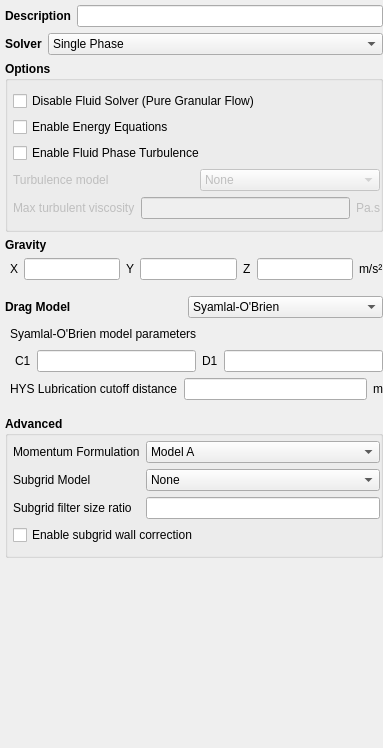
<?xml version="1.0" encoding="UTF-8"?>
<ui version="4.0">
 <class>model_setup</class>
 <widget class="QWidget" name="model_setup">
  <property name="geometry">
   <rect>
    <x>0</x>
    <y>0</y>
    <width>383</width>
    <height>748</height>
   </rect>
  </property>
  <layout class="QVBoxLayout" name="verticalLayout">
   <property name="leftMargin">
    <number>5</number>
   </property>
   <property name="topMargin">
    <number>5</number>
   </property>
   <property name="rightMargin">
    <number>0</number>
   </property>
   <property name="bottomMargin">
    <number>0</number>
   </property>
   <item>
    <layout class="QHBoxLayout" name="horizontalLayout">
     <item>
      <widget class="QLabel" name="label_description">
       <property name="font">
        <font>
         <weight>75</weight>
         <bold>true</bold>
        </font>
       </property>
       <property name="text">
        <string>Description</string>
       </property>
      </widget>
     </item>
     <item>
      <widget class="LineEdit" name="combobox_keyword_description"/>
     </item>
    </layout>
   </item>
   <item>
    <layout class="QHBoxLayout" name="horizontalLayout_2">
     <item>
      <widget class="QLabel" name="label_6">
       <property name="sizePolicy">
        <sizepolicy hsizetype="Maximum" vsizetype="Preferred">
         <horstretch>0</horstretch>
         <verstretch>0</verstretch>
        </sizepolicy>
       </property>
       <property name="font">
        <font>
         <weight>75</weight>
         <bold>true</bold>
        </font>
       </property>
       <property name="text">
        <string>Solver</string>
       </property>
      </widget>
     </item>
     <item>
      <widget class="ComboBox" name="combobox_solver">
       <item>
        <property name="text">
         <string>Single Phase</string>
        </property>
       </item>
       <item>
        <property name="text">
         <string>Two-Fluid Model (MFIX-TFM)</string>
        </property>
       </item>
       <item>
        <property name="text">
         <string>Discrete Element Model (MFIX-DEM)</string>
        </property>
       </item>
       <item>
        <property name="text">
         <string>Particle-in-Cell (MFIX-PIC)</string>
        </property>
       </item>
       <item>
        <property name="text">
         <string>MFIX-Hybrid</string>
        </property>
       </item>
      </widget>
     </item>
    </layout>
   </item>
   <item>
    <widget class="QGroupBox" name="groupBox_options">
     <property name="font">
      <font>
       <weight>75</weight>
       <bold>true</bold>
      </font>
     </property>
     <property name="title">
      <string>Options</string>
     </property>
     <property name="flat">
      <bool>true</bool>
     </property>
     <layout class="QGridLayout" name="gridLayout_2">
      <property name="leftMargin">
       <number>5</number>
      </property>
      <property name="topMargin">
       <number>10</number>
      </property>
      <property name="rightMargin">
       <number>0</number>
      </property>
      <property name="bottomMargin">
       <number>10</number>
      </property>
      <item row="0" column="0" colspan="2">
       <widget class="QCheckBox" name="checkbox_disable_fluid_solver">
        <property name="font">
         <font>
          <weight>50</weight>
          <bold>false</bold>
         </font>
        </property>
        <property name="text">
         <string>Disable Fluid Solver (Pure Granular Flow)</string>
        </property>
       </widget>
      </item>
      <item row="1" column="0" colspan="2">
       <widget class="CheckBox" name="checkbox_keyword_energy_eq">
        <property name="font">
         <font>
          <weight>50</weight>
          <bold>false</bold>
         </font>
        </property>
        <property name="text">
         <string>Enable Energy Equations</string>
        </property>
       </widget>
      </item>
      <item row="2" column="0" colspan="2">
       <widget class="QCheckBox" name="checkbox_enable_turbulence">
        <property name="font">
         <font>
          <weight>50</weight>
          <bold>false</bold>
         </font>
        </property>
        <property name="text">
         <string>Enable Fluid Phase Turbulence</string>
        </property>
       </widget>
      </item>
      <item row="3" column="0">
       <widget class="QLabel" name="label_turbulence_model">
        <property name="enabled">
         <bool>false</bool>
        </property>
        <property name="font">
         <font>
          <weight>50</weight>
          <bold>false</bold>
         </font>
        </property>
        <property name="text">
         <string>Turbulence model</string>
        </property>
       </widget>
      </item>
      <item row="3" column="1">
       <widget class="ComboBox" name="combobox_turbulence_model">
        <property name="enabled">
         <bool>false</bool>
        </property>
        <property name="font">
         <font>
          <weight>50</weight>
          <bold>false</bold>
         </font>
        </property>
        <item>
         <property name="text">
          <string>None</string>
         </property>
        </item>
        <item>
         <property name="text">
          <string>L-Scale Mixing</string>
         </property>
        </item>
        <item>
         <property name="text">
          <string>K-ε Model</string>
         </property>
        </item>
       </widget>
      </item>
      <item row="4" column="0" colspan="2">
       <layout class="QHBoxLayout" name="horizontalLayout_3">
        <item>
         <widget class="QLabel" name="label_mu_gmax">
          <property name="enabled">
           <bool>false</bool>
          </property>
          <property name="font">
           <font>
            <weight>50</weight>
            <bold>false</bold>
           </font>
          </property>
          <property name="text">
           <string>Max turbulent viscosity</string>
          </property>
         </widget>
        </item>
        <item>
         <widget class="LineEdit" name="lineedit_keyword_mu_gmax">
          <property name="enabled">
           <bool>false</bool>
          </property>
          <property name="font">
           <font>
            <weight>50</weight>
            <bold>false</bold>
           </font>
          </property>
         </widget>
        </item>
        <item>
         <widget class="QLabel" name="label_mu_gmax_units">
          <property name="enabled">
           <bool>false</bool>
          </property>
          <property name="font">
           <font>
            <weight>50</weight>
            <bold>false</bold>
           </font>
          </property>
          <property name="text">
           <string>Pa.s</string>
          </property>
         </widget>
        </item>
       </layout>
      </item>
     </layout>
    </widget>
   </item>
   <item>
    <widget class="QFrame" name="frame_gravity">
     <property name="frameShape">
      <enum>QFrame::NoFrame</enum>
     </property>
     <property name="frameShadow">
      <enum>QFrame::Plain</enum>
     </property>
     <layout class="QGridLayout" name="gridLayout">
      <property name="leftMargin">
       <number>0</number>
      </property>
      <property name="topMargin">
       <number>0</number>
      </property>
      <property name="rightMargin">
       <number>0</number>
      </property>
      <property name="bottomMargin">
       <number>0</number>
      </property>
      <item row="0" column="0">
       <widget class="QLabel" name="label_gravity">
        <property name="font">
         <font>
          <weight>75</weight>
          <bold>true</bold>
         </font>
        </property>
        <property name="text">
         <string>Gravity</string>
        </property>
       </widget>
      </item>
      <item row="1" column="0">
       <layout class="QHBoxLayout" name="layout_gravity">
        <property name="leftMargin">
         <number>5</number>
        </property>
        <item>
         <widget class="QLabel" name="label_gravity_x">
          <property name="text">
           <string>X</string>
          </property>
         </widget>
        </item>
        <item>
         <widget class="LineEdit" name="lineedit_keyword_gravity_x">
          <property name="maximumSize">
           <size>
            <width>16777215</width>
            <height>16777215</height>
           </size>
          </property>
         </widget>
        </item>
        <item>
         <widget class="QLabel" name="label_gravity_y">
          <property name="text">
           <string>Y</string>
          </property>
         </widget>
        </item>
        <item>
         <widget class="LineEdit" name="lineedit_keyword_gravity_y">
          <property name="maximumSize">
           <size>
            <width>16777215</width>
            <height>16777215</height>
           </size>
          </property>
         </widget>
        </item>
        <item>
         <widget class="QLabel" name="label_gravity_z">
          <property name="text">
           <string>Z</string>
          </property>
         </widget>
        </item>
        <item>
         <widget class="LineEdit" name="lineedit_keyword_gravity_z">
          <property name="maximumSize">
           <size>
            <width>16777215</width>
            <height>16777215</height>
           </size>
          </property>
         </widget>
        </item>
        <item>
         <widget class="QLabel" name="label_gravity_units">
          <property name="text">
           <string>m/s²</string>
          </property>
         </widget>
        </item>
       </layout>
      </item>
     </layout>
    </widget>
   </item>
   <item>
    <widget class="QFrame" name="frame_drag">
     <property name="frameShape">
      <enum>QFrame::NoFrame</enum>
     </property>
     <property name="frameShadow">
      <enum>QFrame::Plain</enum>
     </property>
     <layout class="QVBoxLayout" name="verticalLayout_2">
      <property name="leftMargin">
       <number>0</number>
      </property>
      <property name="topMargin">
       <number>10</number>
      </property>
      <property name="rightMargin">
       <number>0</number>
      </property>
      <property name="bottomMargin">
       <number>10</number>
      </property>
      <item>
       <layout class="QHBoxLayout" name="horizontalLayout_4">
        <item>
         <widget class="QLabel" name="label_drag_type">
          <property name="font">
           <font>
            <weight>75</weight>
            <bold>true</bold>
           </font>
          </property>
          <property name="text">
           <string>Drag Model</string>
          </property>
         </widget>
        </item>
        <item>
         <widget class="ComboBox" name="combobox_drag_type">
          <item>
           <property name="text">
            <string>Syamlal-O'Brien </string>
           </property>
          </item>
          <item>
           <property name="text">
            <string>Beetstra-van der Hoef-Kuipers</string>
           </property>
          </item>
          <item>
           <property name="text">
            <string>Gidaspow</string>
           </property>
          </item>
          <item>
           <property name="text">
            <string>Gidaspow blend</string>
           </property>
          </item>
          <item>
           <property name="text">
            <string>Gidsaspow polydisperse</string>
           </property>
          </item>
          <item>
           <property name="text">
            <string>Gidaspow blend polydisperse</string>
           </property>
          </item>
          <item>
           <property name="text">
            <string>Holloway-Yin-Sundaresan</string>
           </property>
          </item>
          <item>
           <property name="text">
            <string>Koch-Hill</string>
           </property>
          </item>
          <item>
           <property name="text">
            <string>Koch-Hill polydisperse</string>
           </property>
          </item>
          <item>
           <property name="text">
            <string>Wen-Yu</string>
           </property>
          </item>
          <item>
           <property name="text">
            <string>Wen-Yu polydisperse</string>
           </property>
          </item>
          <item>
           <property name="text">
            <string>User provided</string>
           </property>
          </item>
         </widget>
        </item>
       </layout>
      </item>
      <item>
       <layout class="QHBoxLayout" name="horizontalLayout_7">
        <item>
         <spacer name="horizontalSpacer_3">
          <property name="orientation">
           <enum>Qt::Horizontal</enum>
          </property>
          <property name="sizeType">
           <enum>QSizePolicy::Fixed</enum>
          </property>
          <property name="sizeHint" stdset="0">
           <size>
            <width>5</width>
            <height>20</height>
           </size>
          </property>
         </spacer>
        </item>
        <item>
         <widget class="QLabel" name="label_syam_obrien">
          <property name="text">
           <string>Syamlal-O'Brien model parameters</string>
          </property>
          <property name="margin">
           <number>0</number>
          </property>
         </widget>
        </item>
       </layout>
      </item>
      <item>
       <layout class="QHBoxLayout" name="horizontalLayout_5">
        <item>
         <spacer name="horizontalSpacer_2">
          <property name="orientation">
           <enum>Qt::Horizontal</enum>
          </property>
          <property name="sizeType">
           <enum>QSizePolicy::Fixed</enum>
          </property>
          <property name="sizeHint" stdset="0">
           <size>
            <width>10</width>
            <height>20</height>
           </size>
          </property>
         </spacer>
        </item>
        <item>
         <widget class="QLabel" name="label_drag_c1">
          <property name="text">
           <string>C1</string>
          </property>
         </widget>
        </item>
        <item>
         <widget class="LineEdit" name="lineedit_keyword_drag_c1"/>
        </item>
        <item>
         <widget class="QLabel" name="label_drag_d1">
          <property name="text">
           <string>D1</string>
          </property>
         </widget>
        </item>
        <item>
         <widget class="LineEdit" name="lineedit_keyword_drag_d1"/>
        </item>
       </layout>
      </item>
      <item>
       <layout class="QHBoxLayout" name="horizontalLayout_6">
        <item>
         <spacer name="horizontalSpacer_4">
          <property name="orientation">
           <enum>Qt::Horizontal</enum>
          </property>
          <property name="sizeType">
           <enum>QSizePolicy::Fixed</enum>
          </property>
          <property name="sizeHint" stdset="0">
           <size>
            <width>5</width>
            <height>20</height>
           </size>
          </property>
         </spacer>
        </item>
        <item>
         <widget class="QLabel" name="label_lam_hys">
          <property name="text">
           <string>HYS Lubrication cutoff distance</string>
          </property>
         </widget>
        </item>
        <item>
         <widget class="LineEdit" name="lineedit_keyword_lam_hys"/>
        </item>
        <item>
         <widget class="QLabel" name="label_lam_hys_units">
          <property name="text">
           <string>m</string>
          </property>
         </widget>
        </item>
       </layout>
      </item>
     </layout>
    </widget>
   </item>
   <item>
    <widget class="QGroupBox" name="groupBox_advanced">
     <property name="font">
      <font>
       <weight>75</weight>
       <bold>true</bold>
      </font>
     </property>
     <property name="title">
      <string>Advanced</string>
     </property>
     <property name="flat">
      <bool>true</bool>
     </property>
     <layout class="QGridLayout" name="gridLayout_6">
      <property name="leftMargin">
       <number>5</number>
      </property>
      <property name="topMargin">
       <number>5</number>
      </property>
      <property name="rightMargin">
       <number>0</number>
      </property>
      <property name="bottomMargin">
       <number>10</number>
      </property>
      <item row="0" column="0">
       <widget class="QLabel" name="label_momentum_formulation">
        <property name="font">
         <font>
          <weight>50</weight>
          <bold>false</bold>
         </font>
        </property>
        <property name="layoutDirection">
         <enum>Qt::LeftToRight</enum>
        </property>
        <property name="text">
         <string>Momentum Formulation</string>
        </property>
        <property name="alignment">
         <set>Qt::AlignLeading|Qt::AlignLeft|Qt::AlignVCenter</set>
        </property>
       </widget>
      </item>
      <item row="1" column="0">
       <widget class="QLabel" name="label_subgrid_type">
        <property name="font">
         <font>
          <weight>50</weight>
          <bold>false</bold>
         </font>
        </property>
        <property name="text">
         <string>Subgrid Model</string>
        </property>
       </widget>
      </item>
      <item row="2" column="0">
       <widget class="QLabel" name="label_filter_size_ratio">
        <property name="font">
         <font>
          <weight>50</weight>
          <bold>false</bold>
         </font>
        </property>
        <property name="text">
         <string>Subgrid filter size ratio</string>
        </property>
       </widget>
      </item>
      <item row="3" column="0" colspan="3">
       <widget class="CheckBox" name="checkbox_keyword_subgrid_wall">
        <property name="font">
         <font>
          <weight>50</weight>
          <bold>false</bold>
         </font>
        </property>
        <property name="text">
         <string>Enable subgrid wall correction</string>
        </property>
       </widget>
      </item>
      <item row="0" column="1" colspan="2">
       <widget class="ComboBox" name="combobox_momentum_formulation">
        <property name="font">
         <font>
          <weight>50</weight>
          <bold>false</bold>
         </font>
        </property>
        <item>
         <property name="text">
          <string>Model A</string>
         </property>
        </item>
        <item>
         <property name="text">
          <string>Model B</string>
         </property>
        </item>
        <item>
         <property name="text">
          <string>Jackson</string>
         </property>
        </item>
        <item>
         <property name="text">
          <string>Ishii</string>
         </property>
        </item>
       </widget>
      </item>
      <item row="2" column="1" colspan="2">
       <widget class="LineEdit" name="lineedit_keyword_filter_size_ratio">
        <property name="sizePolicy">
         <sizepolicy hsizetype="Expanding" vsizetype="Fixed">
          <horstretch>0</horstretch>
          <verstretch>0</verstretch>
         </sizepolicy>
        </property>
        <property name="font">
         <font>
          <weight>50</weight>
          <bold>false</bold>
         </font>
        </property>
       </widget>
      </item>
      <item row="1" column="1" colspan="2">
       <widget class="ComboBox" name="combobox_subgrid_type">
        <property name="font">
         <font>
          <weight>50</weight>
          <bold>false</bold>
         </font>
        </property>
        <item>
         <property name="text">
          <string>None</string>
         </property>
        </item>
        <item>
         <property name="text">
          <string>Igci</string>
         </property>
        </item>
        <item>
         <property name="text">
          <string>Milioli</string>
         </property>
        </item>
       </widget>
      </item>
     </layout>
    </widget>
   </item>
   <item>
    <spacer name="verticalSpacer">
     <property name="orientation">
      <enum>Qt::Vertical</enum>
     </property>
     <property name="sizeHint" stdset="0">
      <size>
       <width>20</width>
       <height>40</height>
      </size>
     </property>
    </spacer>
   </item>
  </layout>
  <zorder>groupBox_advanced</zorder>
  <zorder>groupBox_options</zorder>
  <zorder>verticalSpacer</zorder>
  <zorder>frame_drag</zorder>
  <zorder>frame_gravity</zorder>
 </widget>
 <customwidgets>
  <customwidget>
   <class>CheckBox</class>
   <extends>QCheckBox</extends>
   <header>mfixgui.widgets.base</header>
  </customwidget>
  <customwidget>
   <class>LineEdit</class>
   <extends>QLineEdit</extends>
   <header>mfixgui.widgets.base</header>
  </customwidget>
  <customwidget>
   <class>ComboBox</class>
   <extends>QComboBox</extends>
   <header>mfixgui.widgets.base</header>
  </customwidget>
 </customwidgets>
 <resources/>
 <connections/>
</ui>
